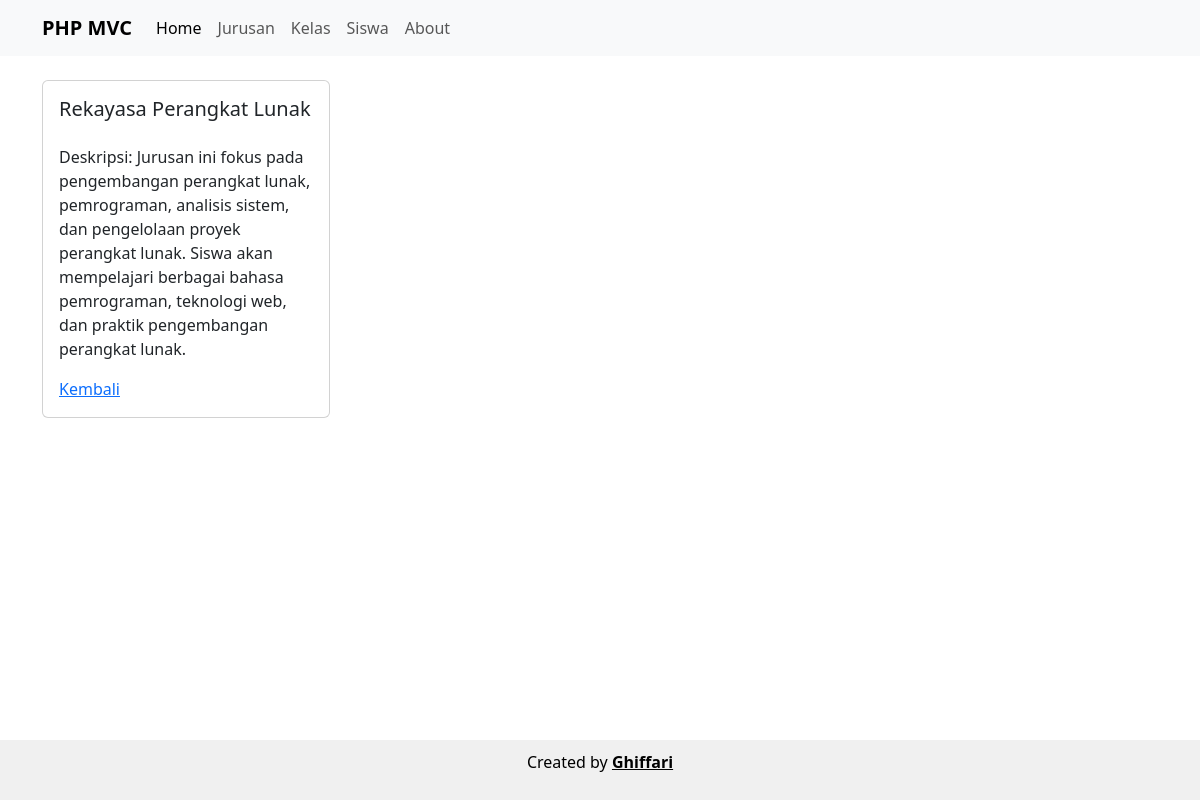
Page /public/jurusan/detail/1 on the committed database.
### tables this page shows
CREATE TABLE `jurusan` (
  `id` int(11) NOT NULL,
  `dataJurusan` varchar(100) NOT NULL,
  `deskripsiJurusan` varchar(1000) DEFAULT NULL
);

### app/core/Controller.php (called while the page is built, shortened)
<?php
class Controller {
    public function view ($view, $data = [])
    {
        require_once '../app/views/' . $view . '.php';
    }
    public function model($model)
    {
        return new $model;
    }
}

### app/controllers/Jurusan.php (called while the page is built, shortened)
<?php
class Jurusan extends Controller
{
    public function detail($id)
    {
        $data['judul'] = 'Detail Jurusan';
        $data['jurusan'] = $this->model('Jurusan_model')->getJurusanById($id);
        $this->view('jurusan/detail', $data);
    }
}

### app/core/App.php (called while the page is built, shortened)
<?php
class App
{
    protected $controller = 'Home';
    protected $method = 'index';
    protected $params = [];
    public function __construct()
    {
        $url = $this->parseURL();
        if (!empty($url[0]) && file_exists('../app/controllers/' . $url[0] . '.php')) {
            $this->controller = $url[0];
            unset($url[0]);
        } else {
        }
        if (class_exists($this->controller)) {
            $this->controller = new $this->controller;
        } else {
        }
        if (isset($url[1]) && method_exists($this->controller, $url[1])) {
            $this->method = $url[1];
            unset($url[1]);
        } else {
        }
        if (!empty($url)) {
            $this->params = array_values($url);
        }
        call_user_func_array([$this->controller, $this->method], $this->params);
    }
    public function parseURL()
    {
        if (isset($_GET['url'])) {
            $url = rtrim($_GET['url'], '/');
            $url = filter_var($url, FILTER_SANITIZE_URL);
            $url = explode('/', $url);
            return $url;
        }
    }
}
?>

### public/index.php (called while the page is built, shortened)
<?php
$app = new App;

### app/core/Database.php (called while the page is built, shortened)
<?php
class Database
{
    private $host = DB_HOST;
    private $user = DB_USER;
    private $pass = DB_PASS;
    private $db_name = DB_NAME;
    private $dbh;
    private $stmt;
    public function __construct()
    {
        $dsn = 'mysql:host=' . $this->host . ';dbname=' . $this->db_name;
        $option = [
            PDO::ATTR_PERSISTENT => true,
            PDO::ATTR_ERRMODE    => PDO::ERRMODE_EXCEPTION
        ];
        try {
            $this->dbh = new PDO($dsn, $this->user, $this->pass, $option);
        } catch (PDOException $e) {
            die($e->getMessage());
        }
    }
    public function query($query)
    {
        $this->stmt = $this->dbh->prepare($query);
    }
    public function bind($param, $value, $type = null)
    {
        if (is_null($type)) {
            switch (true) {
                default:
                    $type = PDO::PARAM_STR;
            }
        }
        $this->stmt->bindValue($param, $value, $type);
    }
    public function execute()
    {
        $this->stmt->execute();
    }
    public function single()
    {
        $this->execute();
        return $this->stmt->fetch(PDO::FETCH_ASSOC);
    }
}

### app/models/Jurusan_model.php (called while the page is built, shortened)
<?php
class Jurusan_model
{
    private $table = 'jurusan';
    private $db;
    public function __construct()
    {
        $this->db = new Database;
    }
    public function getJurusanById($id)
    {
        $this->db->query('SELECT * FROM ' . $this->table . ' WHERE id=:id');
        $this->db->bind('id', $id);
        return $this->db->single();
    }
}

### app/views/jurusan/detail.php (the view)
<div class="container mt-4">
    <div class="card" style="width: 18rem;">
        <div class="card-body">
            <h5 class="card-title mb-4">
                <?= isset($data['jurusan']['dataJurusan']) ? $data['jurusan']['dataJurusan'] : 'Jurusan tidak tersedia'; ?>
            </h5>
            <p class="card-text">Deskripsi:
                <?= isset($data['jurusan']['deskripsiJurusan']) ? $data['jurusan']['deskripsiJurusan'] : 'Deskripsi tidak tersedia'; ?>
            </p>
            <a href="<?= BASEURL; ?>/jurusan" class="card-link">Kembali</a>
        </div>
    </div>
</div>

### rows in the picture
jurusan: dataJurusan "Rekayasa Perangkat Lunak", deskripsiJurusan "Jurusan ini fokus pada pengembangan perangkat lunak, pemrograman, analisis sistem, dan pengelolaan proyek perangkat lunak. Siswa akan mempelajari berbagai bahasa pemrograman, teknologi web, dan praktik pengembangan perangkat lunak."
